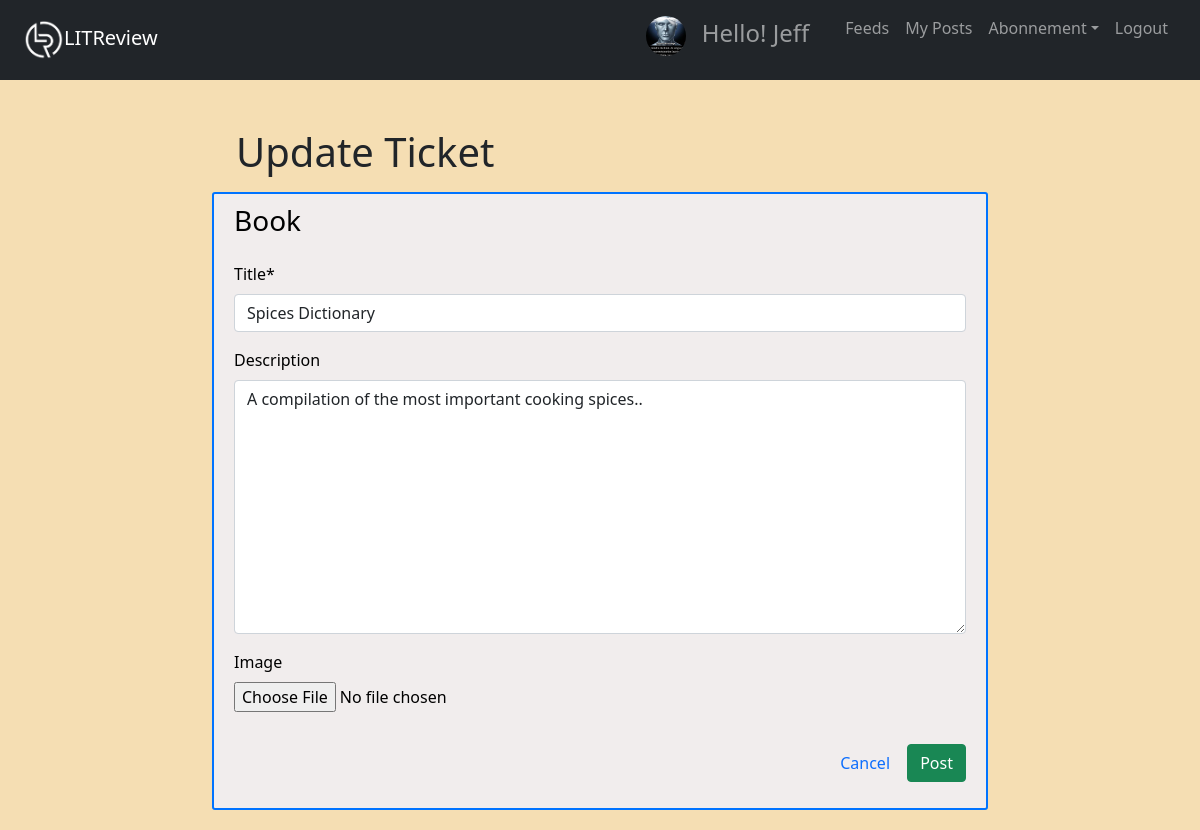
The app's page /ticket/19/update/ (signed in) with its own data.
### users/models.py (models this page shows, shortened)
class UserProfile(models.Model):
    user = models.OneToOneField(User, on_delete=models.CASCADE)
    image = models.ImageField(default="default.jpg", upload_to="profile_pics")

### feeds/models.py (models this page shows, shortened)
class Ticket(models.Model):
    title = models.CharField(max_length=128)
    description = models.TextField(max_length=2048, blank=True)
    user = models.ForeignKey(to=settings.AUTH_USER_MODEL, on_delete=models.CASCADE)
    time_created = models.DateTimeField(default=timezone.now)
    image = models.ImageField(blank=True, null=True, upload_to="reviews_img")
    if image is True:
        def save(self, *args, **kwargs):
            super().save()
            img = ImageOps.contain(Image.open(self.image.path), (200, 200), method=3)
            img.save(self.image.path)

### feeds/views.py (the view)
# urls.py: path("ticket/<int:pk>/update/", d_views.ticket_update, name="ticket-update"),
@login_required
def ticket_update(request, pk):
    ticket = get_object_or_404(Ticket, id=pk)
    if ticket.user != request.user:
        raise PermissionDenied()
    if request.method == "POST":
        form = TicketForm(request.POST, request.FILES, instance=ticket)
        if form.is_valid():
            form.save()
            messages.success(request, "You updated your ticket!")
            return redirect("feeds-home")
    else:
        form = TicketForm(instance=ticket)
    context = {"form": form, "title": "Update Ticket"}
    return render(request, "feeds/create_ticket.html", context)

### feeds/forms.py
class TicketForm(forms.ModelForm):
    title = forms.CharField(label="Title", max_length=128, widget=forms.TextInput())
    description = forms.CharField(
        label="Description", max_length=2048, widget=forms.Textarea(), required=False
    )
    image = forms.ImageField(label="Image", required=False)
    class Meta:
        model = Ticket
        fields = ["title", "description", "image"]

### feeds/templates/feeds/create_ticket.html (shortened to what this page needs)
{% extends "feeds/base.html" %}
{% load crispy_forms_tags %}
{% block content %}
<div class="container">
  <div class="row mb-2">
    <h1 class="col-8 py-2 mb-0">{{ title }}</h1>
  </div>
</div>
<div class="content-section">
  <form method="POST" enctype='multipart/form-data'>
    <fieldset class="form-group">
      <h3 class="mb-4">Book</h3>
      {{ form|crispy }}
      <div class="float-right mt-3">
        <a class="btn btn-link text-decoration-none" href="{% url 'feeds-home' %}">Cancel</a>
        <button class="btn btn-success" type="submit">Post</button>
      </div>
    </fieldset>
  </form>
</div>
  {% endblock content %}

### feeds/templates/feeds/base.html (shortened to what this page needs)
<!DOCTYPE html>
{% load static %}
<html>
<head>
    <link rel="stylesheet" type="text/css" href="{% static 'feeds/css/styles.css'%}?1510690221335">
    <link rel="stylesheet" href="https://cdn.jsdelivr.net/npm/bootstrap@4.3.1/dist/css/bootstrap.min.css" integrity="sha384-
         ggOyR0iXCbMQv3Xipma34MD+dH/1fQ784/j6cY/iJTQUOhcWr7x9JvoRxT2MZw1T">
    <link href="https://cdn.jsdelivr.net/npm/bootstrap@5.0.1/dist/css/bootstrap.min.css" rel="stylesheet">
    <link rel="stylesheet" href="https://cdn.jsdelivr.net/npm/bootstrap-icons@1.7.2/font/bootstrap-icons.css">
</head>
<body>
    <header class="site-header">
    <div id="content", name="content", class="main">
        <div class="row justify-content-center">
            <nav class="navbar navbar-expand-sm bg-dark navbar-dark">
                <div class="container-fluid">
                    <a class="navbar-brand" href=""><img src="{% static 'feeds/img/logo_LITReview.png' %}" width="40" height="40" alt="LITReview logo">LITReview</a>
                    {% if user.is_authenticated%}
                        <div class="collapse navbar-collapse" id="collapsibleNavbar">
                            <ul class="navbar-nav ms-auto">
                                <li class="nav-item">
                                    <h4 class="nav-link hello-msg"><img class="rounded-circle msg-img" src="{{ user.userprofile.image.url }}"/> Hello! {{ user.username}} </h4>
                                </li>
                                <li class="nav-item">
                                    <a class="nav-link" href="{% url 'feeds-home' %}">Feeds</a>
                                </li>
                                <li class="nav-item">
                                    <a class="nav-link" href="{% url 'my-posts' %}">My Posts</a>
                                </li>
                                <li class="nav-item dropdown">
                                    <a class="nav-link dropdown-toggle" href="#" role="button" data-bs-toggle="dropdown">Abonnement</a>
                                </li>
                                <li class="nav-item">
                                    <a class="nav-link" href="/logout">Logout</a>
                                </li>
                            </ul>
                    {% endif %}
                </div>
            </nav>
          </div>
        </header>
        <div id="content", name="content", class="main">
            <div class="row justify-content-center">
                <div class="col-4">
                    {% block content %}
                    {% endblock content %}
                </div>
            </div>
        </div>
</body>
</html>

### feeds/static/feeds/css/styles.css (style rules this page uses)
body, html { margin: 0; padding: 0; height: 100%; background: wheat !important; }
.col-4 { width: 800px !important; }
.col-8 { margin-top: 40px !important; }
.form-group { color: black; }
.msg-img { width: 40px !important; margin-right: 10px; }
.hello-msg { margin-right: 20px; }
.site-header { color: #ffffff; }
.content-section { background: rgb(241, 237, 237); padding: 10px 20px; border: 2px solid rgb(0, 115, 255); border-radius: 3px; margin-bottom: 20px; }

### records on screen
Ticket: title "Spices Dictionary", description "A compilation of the most important cooking spices.."

### other values on screen
{{ user.username }} "Jeff"
{{ title }} "Update Ticket"
